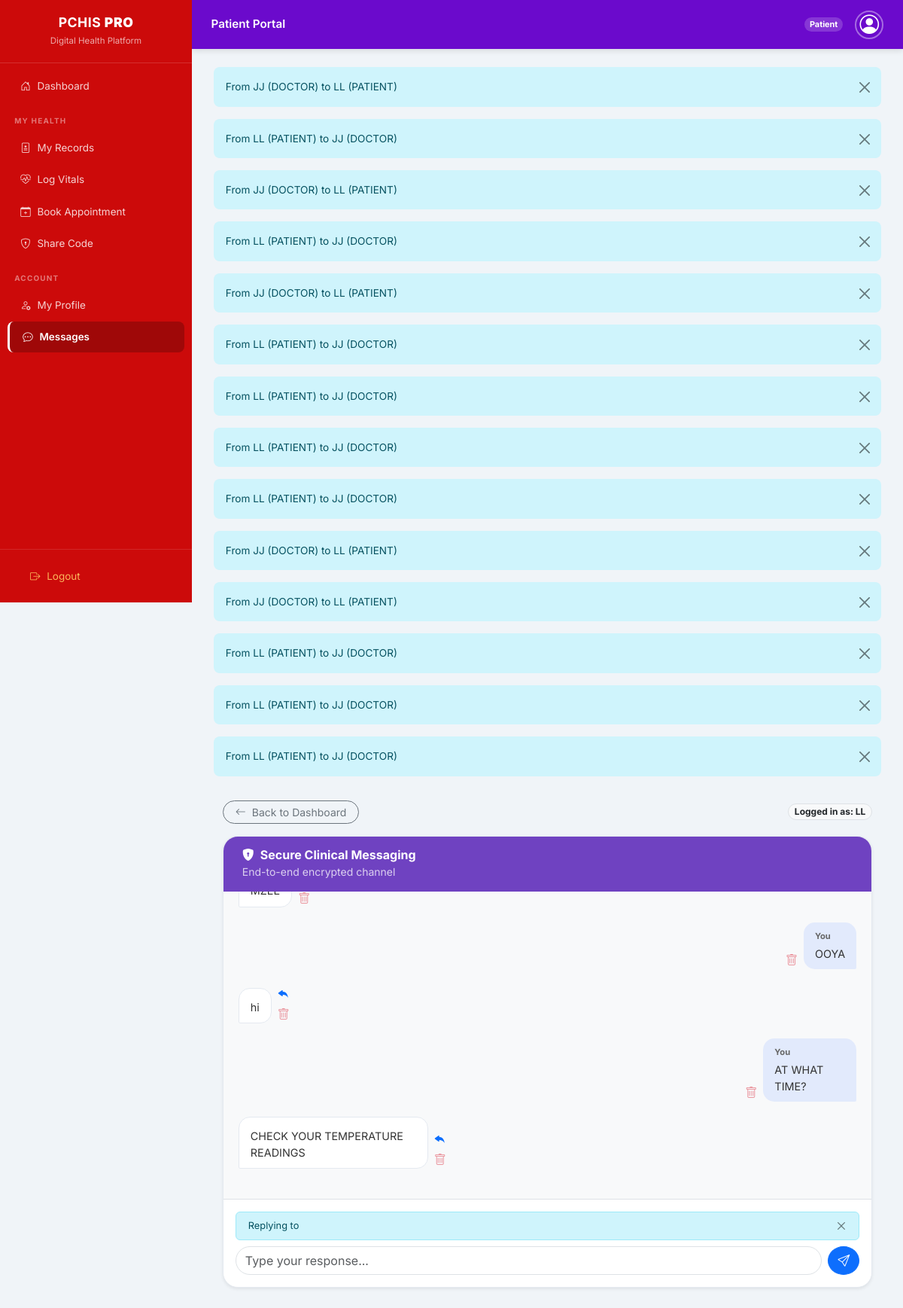
Screenshot of /messaging/inbox/?reply_to=25 (signed in) with the database file from the repository.
### accounts/models.py (models this page shows)
class User(AbstractUser):
    ROLE_CHOICES = (
        ('ADMIN', 'ADMIN'),
        ('DOCTOR', 'DOCTOR'),
        ('PATIENT', 'Patient'),
    )
    username = models.CharField(
        max_length=15,
        unique=True,
        validators=[RegexValidator(r'^[a-zA-Z0-9]*$', 'Only letters and numbers allowed.')]
    )
    role = models.CharField(
        max_length=10,
        choices=ROLE_CHOICES,
    )
    def __str__(self):
        return f"{self.username} ({self.role})"

### messaging/models.py (models this page shows)
class Message(models.Model):
    sender = models.ForeignKey(settings.AUTH_USER_MODEL, on_delete=models.CASCADE, related_name='sent_messages')
    receiver = models.ForeignKey(settings.AUTH_USER_MODEL, on_delete=models.CASCADE, related_name='received_messages')
    body = models.TextField()
    sent_at = models.DateTimeField(auto_now_add=True)
    is_delivered = models.BooleanField(default=False)
    is_read = models.BooleanField(default=False)
    deleted_by_sender = models.BooleanField(default=False)
    deleted_by_receiver = models.BooleanField(default=False)
    class Meta:
        ordering = ['sent_at']
    def __str__(self):
        return f"From {self.sender} to {self.receiver}"

### messaging/views.py (the view, shortened to what this page needs)
# urls.py: path('inbox/', views.inbox, name='inbox'),
@login_required
def inbox(request):
    messages = Message.objects.filter(
        (Q(sender=request.user) & Q(deleted_by_sender=False)) |
        (Q(receiver=request.user) & Q(deleted_by_receiver=False))
    ).order_by('-sent_at')
    reply_to_msg = None
    reply_id = request.GET.get('reply_to')
    if reply_id:
        reply_to_msg = get_object_or_404(Message, id=reply_id)
    return render(request, 'messaging/inbox.html', {
        'messages': messages,
        'reply_to_msg': reply_to_msg,
    })

### templates/messaging/inbox.html (shortened to what this page needs)
{% extends "layouts/base.html" %}
{% block content %}
<div class="container py-3">
    <div class="d-flex justify-content-between align-items-center mb-3">
        {% if request.user.role == 'DOCTOR' %}
            <a href="{% url 'dashboard:doctor_dashboard' %}?section=messages" class="btn btn-sm btn-outline-secondary rounded-pill px-3">
                <i class="bi bi-arrow-left me-1"></i> Back to Command Centre
            </a>
        {% else %}
            <a href="{% url 'dashboard:patient_dashboard' %}" class="btn btn-sm btn-outline-secondary rounded-pill px-3">
                <i class="bi bi-arrow-left me-1"></i> Back to Dashboard
            </a>
        {% endif %}
        <span class="badge rounded-pill bg-light text-dark border">
            Logged in as: {{ request.user.get_full_name|default:request.user.username }}
        </span>
    </div>
    <div class="chat-wrapper shadow-sm">
        <div class="chat-header d-flex justify-content-between align-items-center">
            <div>
                <h6 class="mb-0 fw-bold"><i class="bi bi-shield-lock-fill me-2"></i>Secure Clinical Messaging</h6>
                <small class="opacity-75">End-to-end encrypted channel</small>
            </div>
        </div>
        <div class="chat-body">
            {% for msg in messages %}
                <div class="chat-row {% if msg.sender == request.user %}sent{% else %}received{% endif %}">
                    <div style="max-width: 80%;">
                        <div class="d-flex align-items-end gap-2 {% if msg.sender == request.user %}flex-row-reverse{% endif %}">
                            <div class="chat-bubble">
                                <div class="fw-bold mb-1" style="font-size: 0.7rem; color: #666;">
                                    {% if msg.sender == request.user %}You{% else %}{{ msg.sender.get_full_name }}{% endif %}
                                </div>
                                {{ msg.body }}
                            </div>
                            <div class="d-flex flex-column gap-1">
                                {% if msg.sender != request.user %}
                                    <a href="?reply_to={{ msg.id }}" class="text-primary" title="Reply"><i class="bi bi-reply-fill"></i></a>
                                {% endif %}
                                <a href="{% url 'messaging:delete_message' msg.id %}" class="text-danger opacity-50" title="Delete"><i class="bi bi-trash"></i></a>
                            </div>
                        </div>
                    </div>
                </div>
            {% empty %}
                <div class="text-center my-auto text-muted">
                    <i class="bi bi-chat-square-text display-4 d-block mb-2"></i>
                    <p>No conversation history found.</p>
                </div>
            {% endfor %}
        </div>
        <div class="p-3 bg-white border-top">
            {% if reply_to_msg %}
                <div class="alert alert-info py-2 px-3 mb-2 d-flex justify-content-between align-items-center" style="font-size: 0.8rem;">
                    <span>Replying to <strong>{{ reply_to_msg.sender.get_full_name }}</strong></span>
                    <a href="{% url 'messaging:inbox' %}" class="btn-close" style="font-size: 0.6rem;"></a>
                </div>
                <form method="POST" class="d-flex gap-2">
                    <input type="text" name="body" class="form-control rounded-pill" placeholder="Type your response..." required autofocus>
                    <button type="submit" class="btn btn-primary rounded-circle"><i class="bi bi-send"></i></button>
                </form>
            {% endif %}
        </div>
    </div>
</div>
{% endblock %}

### templates/layouts/base.html (shortened to what this page needs)
{% load static %}
<!DOCTYPE html>
<html lang="en">
<head>
    <link href="https://cdn.jsdelivr.net/npm/bootstrap@5.3.0/dist/css/bootstrap.min.css" rel="stylesheet">
    <link rel="stylesheet" href="https://cdn.jsdelivr.net/npm/bootstrap-icons@1.11.1/font/bootstrap-icons.css">
</head>
<body class="{% if request.user.is_authenticated and request.user.role|upper == 'DOCTOR' %}doctor-layout{% endif %}">
<aside class="sidebar">
    <div class="sidebar-brand">
        <h4>PCHIS <strong>PRO</strong></h4>
        <small>Digital Health Platform</small>
    </div>
    <nav class="flex-grow-1 py-2 overflow-auto">
        <a href="{% url 'dashboard:role_redirect' %}"
           class="nav-link {% if request.resolver_match.url_name == 'patient_dashboard' %}active-link{% endif %}">
            <i class="bi bi-house-door"></i> Dashboard
        </a>
        {% if request.user.role|upper == 'PATIENT' %}
        <div class="sidebar-section-label">My Health</div>
        <a href="{% url 'records:record_list' %}" class="nav-link
           {% if request.resolver_match.url_name == 'record_list' %}active-link{% endif %}">
            <i class="bi bi-file-medical"></i> My Records
        </a>
        <a href="{% url 'records:patient_input_vitals' %}" class="nav-link
           {% if request.resolver_match.url_name == 'patient_input_vitals' %}active-link{% endif %}">
            <i class="bi bi-heart-pulse"></i> Log Vitals
        </a>
        <a href="{% url 'appointments:book_appointment' %}" class="nav-link
           {% if request.resolver_match.url_name == 'book_appointment' %}active-link{% endif %}">
            <i class="bi bi-calendar-plus"></i> Book Appointment
        </a>
        <a href="{% url 'records:view_access_code' %}" class="nav-link
           {% if request.resolver_match.url_name == 'view_access_code' %}active-link{% endif %}">
            <i class="bi bi-shield-lock"></i> Share Code
        </a>
        <div class="sidebar-section-label">Account</div>
        <a href="{% url 'patients:update_profile' %}" class="nav-link
           {% if request.resolver_match.url_name == 'update_profile' %}active-link{% endif %}">
            <i class="bi bi-person-gear"></i> My Profile
        </a>
        <a href="{% url 'messaging:inbox' %}" class="nav-link
           {% if request.resolver_match.url_name == 'inbox' %}active-link{% endif %}">
            <i class="bi bi-chat-dots"></i> Messages
        </a>
        {% elif request.user.role|upper == 'ADMIN' %}
        <div class="sidebar-section-label">Administration</div>
        <a href="/admin/" class="nav-link"><i class="bi bi-sliders"></i> Admin Panel</a>
        {% endif %}
    </nav>
    <div class="sidebar-footer">
        <form action="{% url 'accounts:logout' %}" method="post">
            <button type="submit" class="nav-link border-0 w-100 text-start bg-transparent"
                    style="color:rgba(255,200,100,.9);">
                <i class="bi bi-box-arrow-right"></i> Logout
            </button>
        </form>
    </div>
</aside>
<div class="main-wrapper">
    {% if request.user.role|upper != 'DOCTOR' %}
    <div class="patient-topbar">
        <h5 class="mb-0" style="font-size:.95rem; font-weight:600;">
            {% if request.user.role|upper == 'PATIENT' %}Patient Portal
            {% elif request.user.role|upper == 'ADMIN' %}Administration
            {% else %}PCHIS{% endif %}
        </h5>
        <div class="d-flex align-items-center gap-3">
            <span class="badge rounded-pill" style="background:rgba(255,255,255,.18); font-size:.68rem;">
                {{ request.user.role|title }}
            </span>
            <div style="width:38px;height:38px;border-radius:50%;border:2px solid rgba(255,255,255,.4);
                        overflow:hidden;display:flex;align-items:center;justify-content:center;">
                {% if request.user.profile.profile_picture %}
                    <img src="{{ request.user.profile.profile_picture.url }}"
                         style="width:100%;height:100%;object-fit:cover;" alt="profile">
                {% else %}
                    <i class="bi bi-person-circle text-white" style="font-size:1.6rem;line-height:1;"></i>
                {% endif %}
            </div>
        </div>
    </div>
    {% endif %}
    <div class="main-inner">
        {% if messages %}
        <div class="{% if request.user.role|upper == 'DOCTOR' %}px-3 pt-3{% endif %}">
            {% for message in messages %}
            <div class="alert alert-{{ message.tags|default:'info' }} alert-dismissible fade show rounded-3"
                 role="alert" style="font-size:.85rem; border:none;">
                {{ message }}
                <button type="button" class="btn-close btn-sm" data-bs-dismiss="alert"></button>
            </div>
            {% endfor %}
        </div>
        {% endif %}
        {% block content %}{% endblock %}
    </div>
</div>
</body>
</html>

### templates/layouts/base.html (style rules this page uses)
:root { --pchis-red: #CC0A0A; --pchis-red-dark: #a00808; --pchis-purple: #6B0ACC; --pchis-deep: #0a3d62; --sidebar-width: 255px; --topbar-h: 54px; }
*, *::before, *::after { box-sizing: border-box; }
body { font-family: 'Inter', sans-serif; background: #f0f4f8; margin: 0; }
.sidebar { width: var(--sidebar-width); height: 100vh; position: fixed; top: 0; left: 0; background: var(--pchis-red); color: white; z-index: 1000; display: flex; flex-direction: column; transition: transform .3s; }
.sidebar-brand { padding: 1.2rem 1.4rem; border-bottom: 1px solid rgba(255,255,255,.15); text-align: center; }
.sidebar-brand h4 { margin: 0; font-size: 1.1rem; font-weight: 700; letter-spacing: .5px; }
.sidebar-brand small { opacity: .65; font-size: .72rem; }
.sidebar-section-label { font-size: .62rem; font-weight: 700; letter-spacing: 1.2px; text-transform: uppercase; color: rgba(255,255,255,.45); padding: 1rem 1.2rem .4rem; }
.nav-link { color: rgba(255,255,255,.82); padding: .65rem 1.1rem; transition: .2s; text-decoration: none; display: flex; align-items: center; gap: .55rem; border-radius: 8px; margin: .1rem .6rem; font-size: .84rem; }
.nav-link.active-link { background: rgba(0,0,0,.22); color: #fff; border-left: 3px solid #fff; font-weight: 600; }
.patient-topbar { background: var(--pchis-purple); padding: .85rem 1.6rem; color: white; box-shadow: 0 2px 8px rgba(0,0,0,.12); display: flex; justify-content: space-between; align-items: center; }
.main-wrapper { margin-left: var(--sidebar-width); min-height: 100vh; }
.main-inner { padding: 1.5rem 1.8rem 3rem; }
.sidebar-footer { margin-top: auto; padding: .8rem; border-top: 1px solid rgba(255,255,255,.12); }

### rows the page displays
User: user.role "Patient", user.get_full_name "LL"
Message: sender+receiver "From JJ (DOCTOR) to LL (PATIENT)", body "CHECK YOUR TEMPERATURE READINGS"
Message: sender+receiver "From LL (PATIENT) to JJ (DOCTOR)", shows "You", body "AT WHAT TIME?"
Message: sender+receiver "From JJ (DOCTOR) to LL (PATIENT)", body "hi"
Message: sender+receiver "From LL (PATIENT) to JJ (DOCTOR)", shows "You", body "OOYA"
Message: sender+receiver "From JJ (DOCTOR) to LL (PATIENT)"
Message: sender+receiver "From LL (PATIENT) to JJ (DOCTOR)"
Message: sender+receiver "From LL (PATIENT) to JJ (DOCTOR)"
Message: sender+receiver "From LL (PATIENT) to JJ (DOCTOR)"
Message: sender+receiver "From LL (PATIENT) to JJ (DOCTOR)"
Message: sender+receiver "From JJ (DOCTOR) to LL (PATIENT)"
Message: sender+receiver "From JJ (DOCTOR) to LL (PATIENT)"
Message: sender+receiver "From LL (PATIENT) to JJ (DOCTOR)"
Message: sender+receiver "From LL (PATIENT) to JJ (DOCTOR)"
Message: sender+receiver "From LL (PATIENT) to JJ (DOCTOR)"
